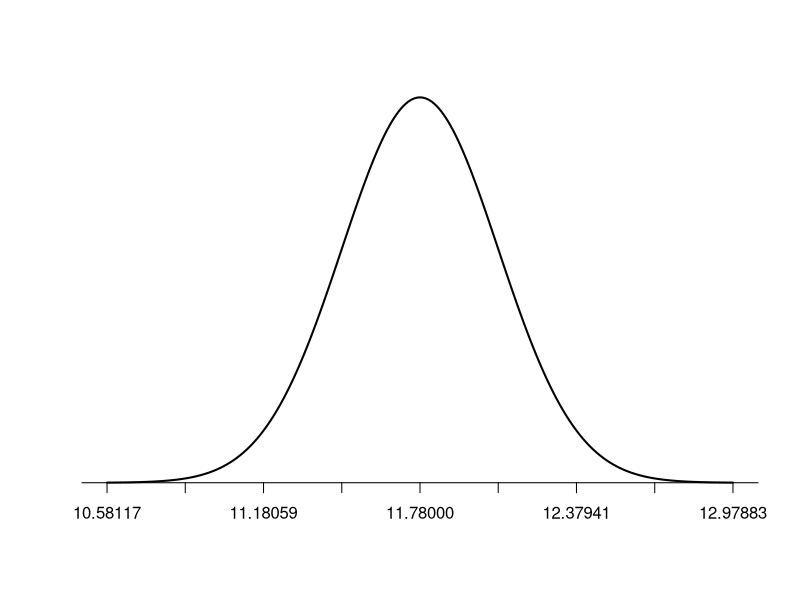

Write R code to recreate this figure.
## ---- chunk 1

11.78 + 2.576*(0.2997075)

#define population mean and standard deviation
population_mean <- 11.78
population_sd <- 0.2997075

#define upper and lower bound
lower_bound <- population_mean - population_sd
upper_bound <- population_mean + population_sd

#Create a sequence of 1000 x values based on population mean and standard deviation
x <- seq(-4, 4, length = 1000) * population_sd + population_mean

#create a vector of values that shows the height of the probability distribution
#for each value in x
y <- dnorm(x, population_mean, population_sd)

#plot normal distribution with customized x-axis labels
plot(x,y, type = "l", lwd = 2, axes = FALSE, xlab = "", ylab = "")
sd_axis_bounds = 5
axis_bounds <- seq(-sd_axis_bounds * population_sd + population_mean,
                    sd_axis_bounds * population_sd + population_mean,
                    by = population_sd)
axis(side = 1, at = axis_bounds, pos = 0)




## ---- chunk 2

xbar<-11.78
sigma<-3.2
n<-114
z<-2.576

sigmamuestra<-sigma/sqrt(n)

ci99d<-xbar+z*(sigma/sqrt(n))
ci99i<-xbar-z*(sigma/sqrt(n))
## ---- chunk 3

estudiantes<-data.frame(califas=c(114, 100, 104, 89, 102, 91, 114, 114, 103, 105,
108, 130, 120, 132, 111, 128,118, 119, 86, 72,
111, 103, 74, 112, 107, 103, 98, 96, 112, 112, 93))

summary(estudiantes )


media <-105.8
n <-31
sigma<-15
sigmamuestral<-sigma/sqrt(n)
zcritico<-2.576

intervalo_ub<-media+zcritico*sigmamuestral
intervalo_lb<-media-zcritico*sigmamuestral

## ---- chunk 4

# Solución:

# a)

n<-1073 
mu<-278
sigma<-80
z_95<-1.960


int95_ub<-mu+z_95*sigma
int95_lb<-mu-z_95*sigma

# b) 

z_95<-1.960
z_90<-1.645
z_99<-2.576

sigma_muestra<-sigma/sqrt(n)

int95_ub<-mu+z_95*sigma_muestra
int95_lb<-mu+z_95*sigma_muestra

int90_ub<-mu+z_90*sigma_muestra
int90_lb<-mu+z_90*sigma_muestra

# c)


SE_90<-mu+z_90*sigma_muestra
SE_95<-mu+z_95*sigma_muestra
SE_99<-mu+z_99*sigma_muestra

## Entre más grande es el nivel de confianza, C, mayor es el error de estimación (SE). Lo que se observa gráficamente  porque el intervalo es más amplio (menos preciso).
## ---- chunk 5
## Solución

z_99<-2.576
sigma<-3.2

n<-((z_99*sigma)/1)^2

## Respuesta: El tamaño de muestra debe ser de 68 profesores.
## ---- chunk 6
1-pnorm(0.3,0,0.316)

## ---- chunk 7

1-pnorm(1.02,0,0.316)

## ---- chunk 8

# Solucion 
# a) 

sigma<-60
n<-50
s<-sigma/sqrt(n)

118.6*2
125.7*2

# b
1-pnorm(251.4,230,8.485281)
# [1] 0.005834248

1-pnorm(237.2,230,8.485281)
# [1] 0.1980719

# La probabilidad de ocurrencia debida al azar de una media de 251.4, es ínfima, por lo que es posible rechazar la hipótesis nula de que la media sea 230.  Por el contrario la prob de ocurrencia de media 237.2 es de practicamente el 20%, este dato no indica evidencia estadisticamente significativa de que la media difiera de 230. En este caso no se rechaza H0 (Hipótesis nula).

## ---- chunk 9

sigma<-.096
n<-40
s<- sigma/sqrt(n)
mu<-.31

xbar<-.276
xbar_2<-.302  

p_value<-pnorm(xbar,mu,s)
p_value_2<-pnorm(xbar_2,mu,s)


# Conclusión hay una probabilidad de 1.2% de que  la media sea 27.6% y Una probabilidad de 29% que  la media sea 30.2.


# La evidencia en favor de Ha, es estadisticamente significativa  considerando una confinaza del 95%. Esta evidenica implica que es poco probable encontrar una media tan extrema con esta  por azar.

# Por el contrario no podemos rechazar la hipótesis nula para x bar =30.2, es decir este valor puede deberse muy probablemente al azar y no se encuentra evidencia estadisticamente significativa de que mu sea menor a 30. 


## ---- chunk 10

n<-840
sigma<-60
s<-sigma/sqrt(n)
mu<-275
xbar<-272

pnorm(xbar,mu,s)

## ---- chunk 11
s<-(0.0068/sqrt(3))
2*pnorm(0.8404, 0.86, s)

## ---- chunk 12

## Solución. 

sigma<-18
n<-31
s<-sigma/sqrt(n)
se<-1.96*s 

iq<-data.frame(datos=c(116, 105, 104, 89, 102, 91, 114, 114, 103, 105, 108, 130, 120, 132, 111, 128, 118, 119, 86, 72, 111, 103, 74, 112, 107, 103, 98, 96, 112, 112, 93))

mu<-mean(iq$datos)

iq95r<-mu+se
iq95l<-mu-se

## [99.72804 , 112.401]

## Conclusión:  Mu=100  Se ubica dentro del intervalo de confianza. NO puedo rechazar H0: mu=100.


pvalue<-2*pnorm(100, mu, s)


# valor critico:  pvalue 0.06 <  0.05. El p val esta fuera del area de rechazo.   No puedo rechazar H0.
## ---- chunk 13

xbar<-0.069
sigma<-0.55
n<-104
mu<-0
s<-sigma/sqrt(n)

z<-(xbar-mu)/s  

p_value<-1-pnorm(xbar, mu, s)

p_valuez<-pnorm(1.645)


## La evidencia no permite rechazar H0. Es muy probable que el resultado se deba al azar. Y por lo tanto podemos  Estos resultados, NO constituyen una buena evidencia a favor de que el ingreso medio  de todos los altos ejecutivos aumentó ese año? 

# ![](/img/solved.jpg)
## ---- chunk 14

## Prueba dos colas 

# H0: mu = 2
# Ha: mu != 2
# Alpha requerido = 5%, lo que implica que 0.025= alpha/2  para cada cola o bien que el intervalo de confianza es de 95%  y por tanto Z critico_95= 1.96


sigma<-0.01
n<-5
muho<-2
muha<-2.015
s<-sigma/sqrt(n)
alpha<-0.05

z_critico95<-1.96  

## Paso 1  calculamos el intervalo en el que H0 es cierta.

ci_ub<-muho + z_critico95*s
ci_lb<-muho - z_critico95*s

# El intervalo en el que H0 es cierta es [1.9912 2.0087]

## Paso 2 calculamos la probabilidad  de aceptar  H0, cuando Ha es cierta. En otras palabras necesitamos calcular la probabilidad entre 1.9912 y 2.0087, considerando muha= 2.015.



pnorm(ci_ub,muha,s) - pnorm(ci_lb,muha, s)

# La probabilidad de aceptar H0 cuando  Ha es cierta, es decir de cometer un error tipo II, es 8.2%

## ---- chunk 15

mu<-275
xbar<-270
sigma<-60
n<-840

s<-sigma/sqrt(n)

z_critico<-2.326

ci98ub<-mu+z_critico*s
ci98lb<-mu-z_critico*s


# Solución.

  
# a) El procedimiento es comparar  el estadístico de contraste vs. el valor crítico z. Si el valor z es mayor  al estadistico de contraste  rechazamos H0.

# En este caso la evidencia estadística es significativa al 1% en contra de Ho, por lo que la probabiliad de que este valor se presente por azar es infima.  

## En este caso Z_crítico = -2.326 y estadístico z de contraste = -2.415229
# podemos rechazar Ho. Y es posible afirmar que la media 270 es inferior estadisitcamente a 275.

Z=(xbar-mu)/s


# b)  Es el mismo nivel alpha , que en este caso es 1%.

# c) La probabilidad de cometer un error tipo II, es decir, NO rechazar H0, cuando Ha es cierta, es 46%. El intervalo es [279.8153,270.1847]

Prob<-pnorm(ci98ub,xbar, s) - (pnorm(ci98lb,xbar, s))

